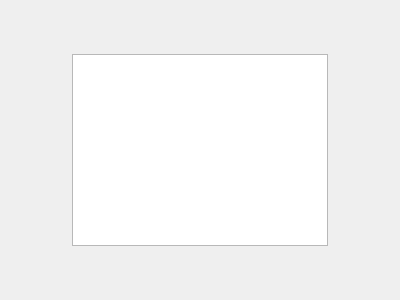
<?xml version="1.0" encoding="UTF-8"?>
<ui version="4.0">
 <class>ShowProfessions</class>
 <widget class="QDialog" name="ShowProfessions">
  <property name="geometry">
   <rect>
    <x>0</x>
    <y>0</y>
    <width>400</width>
    <height>300</height>
   </rect>
  </property>
  <property name="windowTitle">
   <string>Dialog</string>
  </property>
  <layout class="QVBoxLayout" name="verticalLayout">
   <item alignment="Qt::AlignHCenter|Qt::AlignVCenter">
    <widget class="QTextBrowser" name="textBrowser">
     <property name="html">
      <string>&lt;!DOCTYPE HTML PUBLIC &quot;-//W3C//DTD HTML 4.0//EN&quot; &quot;http://www.w3.org/TR/REC-html40/strict.dtd&quot;&gt;
&lt;html&gt;&lt;head&gt;&lt;meta name=&quot;qrichtext&quot; content=&quot;1&quot; /&gt;&lt;meta charset=&quot;utf-8&quot; /&gt;&lt;style type=&quot;text/css&quot;&gt;
p, li { white-space: pre-wrap; }
hr { height: 1px; border-width: 0; }
&lt;/style&gt;&lt;/head&gt;&lt;body style=&quot; font-family:'Segoe UI'; font-size:9pt; font-weight:400; font-style:normal;&quot;&gt;
&lt;p align=&quot;center&quot; style=&quot;-qt-paragraph-type:empty; margin-top:0px; margin-bottom:0px; margin-left:0px; margin-right:0px; -qt-block-indent:0; text-indent:0px;&quot;&gt;&lt;br /&gt;&lt;/p&gt;&lt;/body&gt;&lt;/html&gt;</string>
     </property>
    </widget>
   </item>
  </layout>
 </widget>
 <resources/>
 <connections/>
</ui>
